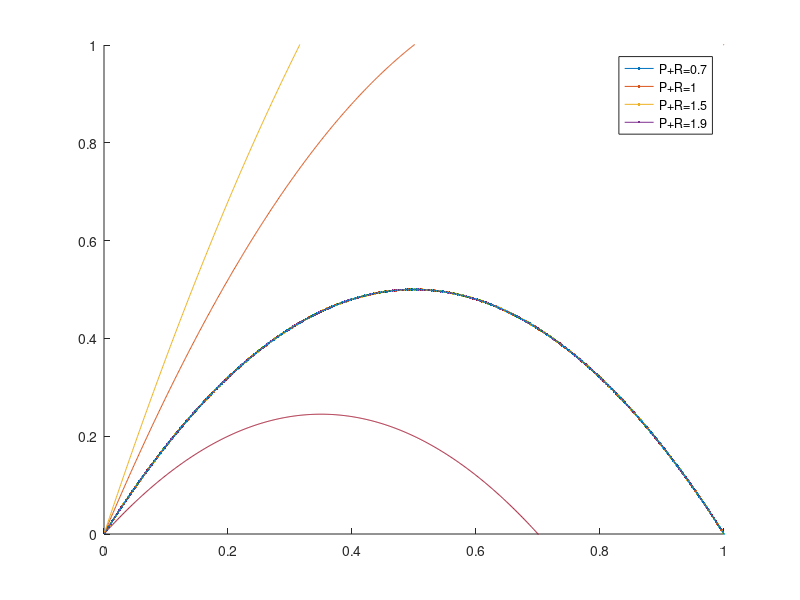

This chart was generated by the following MATLAB code:
%  Yifan Wang
%  3038184983
%  wang608@usc.edu
%
%  plotF_P+R=c.m
%  EE569
%
%  Created by Alex on 2019/1/24.
%  Copyright © 2019 Alex. All rights reserved.
%

%  plot F when P+R=const

x=[0.001:0.001:1];
for i = 1:1000
        z=2*x(i)*(1-x(i));
        hold on;
        plot(x(i),z,'.-');
end

z0=2*x.*(0.7-x);
z1=2*x.*(1-x);
z2=2*x.*(1.5-x);
z3=2*x.*(1.9-x);
plot(x,z0,'-');
hold on;
plot(x,z1,'-');
hold on;
plot(x,z2,'-');
hold on;
plot(x,z3,'-');
set(gca,'XLim',[0 1]);
set(gca,'YLim',[0 1]);
legend('P+R=0.7','P+R=1','P+R=1.5','P+R=1.9');
